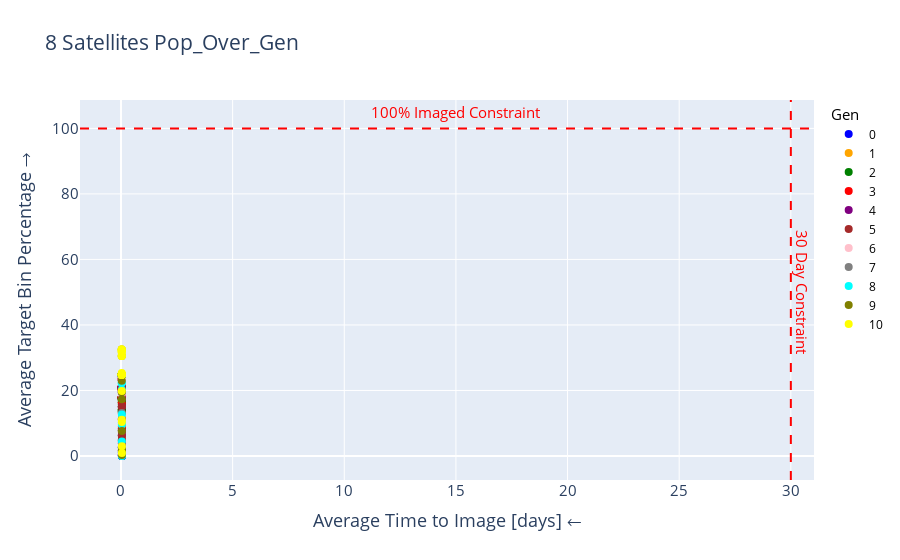

Source (notebook cell):
### Code cell
def pop_over_gen_ploter(n_sats, results):
    fig = make_subplots()
    colors = ['blue','orange','green','red','purple','brown','pink','gray','cyan','olive','yellow']
    frames = []

    for i, gen in enumerate(results[n_sats]['Pop_Over_Gen']['Gen'].unique()):
        df = results[n_sats]['Pop_Over_Gen'][results[n_sats]['Pop_Over_Gen']['Gen'] == gen]

        scatter = go.Scatter(
            x=df['Avg_Time'],
            y=df['Avg_Percentage'],
            hovertext=df[['Alt','Inc','Aop','Initial_Raan','Delta_Raan','Num_Planes','Avg_Percentage','Std_Percentage','Avg_Time','Std_Time',]].astype(str).agg(', '.join, axis=1),
            hoverinfo='text',
            mode='markers',
            name=f'{gen}',
            marker=dict(color=colors[i], size=8),)

        fig.add_trace(scatter)

        frames.append(go.Frame(data=[scatter], name=str(gen)))

    fig.add_vline(30,line_dash = 'dash', line_color='red')
    fig.add_hline(100,line_dash = 'dash', line_color='red')


    fig.add_annotation(
        x=30.5,  # X position for vertical line annotation
        y=50,  # Adjust this for vertical annotation (above the line)
        text='30 Day Constraint',
        font=dict(color='red', size=15),
        textangle=90,
        showarrow=False
        )

    fig.add_annotation(
        x=15,
        y=105,
        text='100% Imaged Constraint',
        font=dict(color='red', size=15),
        showarrow=False)


    fig.update_layout(
        title=f'{n_sats} Satellites Pop_Over_Gen',
        xaxis_title='Average Time to Image [days] ←',
        yaxis_title='Average Target Bin Percentage →',
        legend=dict(
            title='Gen',
            title_font=dict(size=15),
            font=dict(size=12, color='black')),
        font=dict(size=15))
    #     updatemenus=[
    #         {
    #             'buttons': [
    #                 {
    #                     'args': [None, {'frame': {'duration': 500, 'redraw': True}, 'mode': 'immediate'}],
    #                     'label': 'Play',
    #                     'method': 'animate'
    #                 },
    #                 {
    #                     'args': [[None], {'frame': {'duration': 0, 'redraw': True}, 'mode': 'immediate'}],
    #                     'label': 'Pause',
    #                     'method': 'animate'
    #                 }
    #             ],
    #             'direction': 'left',
    #             'pad': {'r': 10, 't': 87},
    #             'showactive': False,
    #             'type': 'buttons',
    #             'x': 0.1,
    #             'xanchor': 'right',
    #             'y': 1.1,
    #             'yanchor': 'top'
    #         }
    #     ],
    #     sliders=[{
    #         'active': 0,
    #         'yanchor': 'top',
    #         'xanchor': 'left',
    #         'currentvalue': {
    #             'prefix': 'Gen: ',
    #             'visible': True,
    #             'xanchor': 'right'
    #         },
    #         'transition': {'duration': 300, 'easing': 'cubic-in-out'},
    #         'pad': {'b': 10},
    #         'len': 0.9,
    #         'x': 0.1,
    #         'y': 0,
    #         'steps': [{
    #             'args': [
    #                 [gen],
    #                 {'frame': {'duration': 500, 'redraw': True}, 'mode': 'immediate'}
    #             ],
    #             'label': str(gen),
    #             'method': 'animate'
    #         } for gen in results[n_sats]['Pop_Over_Gen']['Gen'].unique()]
    #     }]
    # )
    # fig.frames = frames

    fig.show()

pop_over_gen_ploter(8, results)
